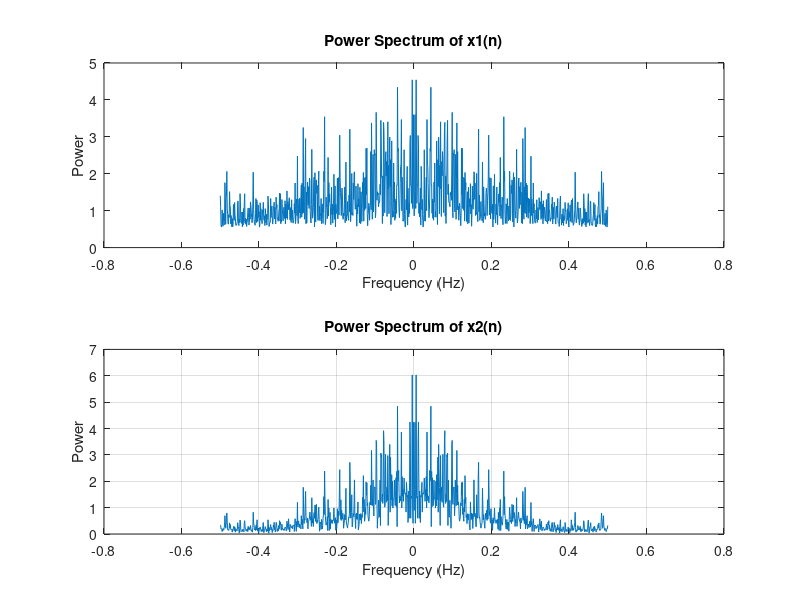

Recreate this plot in MATLAB.
% Define parameters
N = 1000; % Length of the sequences
sigma_z2 = 1;
alpha = 0.25;
beta = 0.25;

% Generate white noise sequence z(n)
z = sqrt(sigma_z2) * randn(N, 1);

% Generate AR(1) process x1(n)
x1 = zeros(N, 1);
for n = 2:N
    x1(n) = alpha * x1(n - 1) + z(n);
end

% Generate impulse response h2(n)
n_h2 = 0:10; % Adjust the length as needed
h2 = beta.^n_h2;

% Convolve x1(n) with h2(n) using convolution to get x2(n)
x2 = conv(x1, h2, 'full');

% Calculate the autocorrelation functions Rx1(k) and Rx2(k)
Rx1 = xcorr(x1, 'biased'); % Autocorrelation of x1(n)
Rx2 = xcorr(x2, 'biased'); % Autocorrelation of x2(n)

% Calculate the power spectra Rx1(v) and Rx2(v) by taking the Fourier transforms
Fs = 1; % Sampling frequency (you can change this if needed)
frequencies = linspace(-Fs/2, Fs/2, N); % Frequency axis

Rx1_v = fftshift(fft(Rx1, N)); % Power spectrum of x1(n)
Rx2_v = fftshift(fft(Rx2, N)); % Power spectrum of x2(n)

% Plot the power spectra
figure;
subplot(2, 1, 1);
plot(frequencies, abs(Rx1_v));
title('Power Spectrum of x1(n)');
xlabel('Frequency (Hz)');
ylabel('Power');

subplot(2, 1, 2);
plot(frequencies, abs(Rx2_v));
title('Power Spectrum of x2(n)');
xlabel('Frequency (Hz)');
ylabel('Power');

% Add grid lines
grid on;
